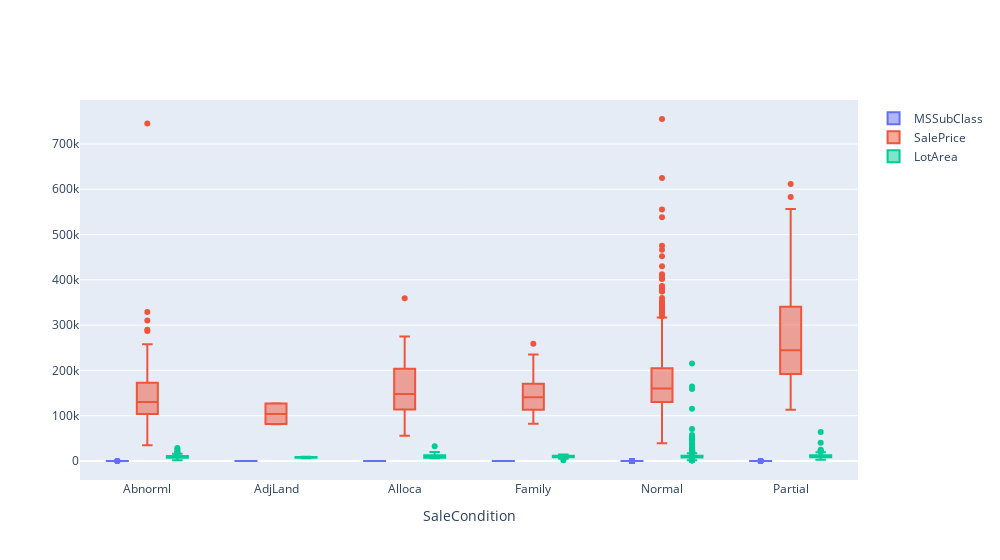

The notebook cell this image was saved under:
### Markdown cell above
## Figures

### Code cell
grouped_box_plot(df, cat_col="SaleCondition", num_cols=['MSSubClass', 'SalePrice', 'LotArea'], points=False)

### Figure 1 — Plotly figure (JSON) as saved in the notebook; plotly's stock layout.template omitted (floating-point values rounded to 4 significant figures; data arrays with more than 128 entries replaced by an {"elided": "..."} marker saying what was removed)
{"data": [{"name": "MSSubClass", "type": "box", "x": {"elided": "1460 str values"}, "y": {"elided": "1460 int values"}}, {"name": "SalePrice", "type": "box", "x": {"elided": "1460 str values"}, "y": {"elided": "1460 int values"}}, {"name": "LotArea", "type": "box", "x": {"elided": "1460 str values"}, "y": {"elided": "1460 int values"}}], "layout": {"boxmode": "group", "legend": {"x": 1.02, "y": 0.99, "yanchor": "top"}, "title": {"x": 0.5}, "width": 1000, "xaxis": {"title": {"text": "SaleCondition"}}, "yaxis": {"title": {}}}}
